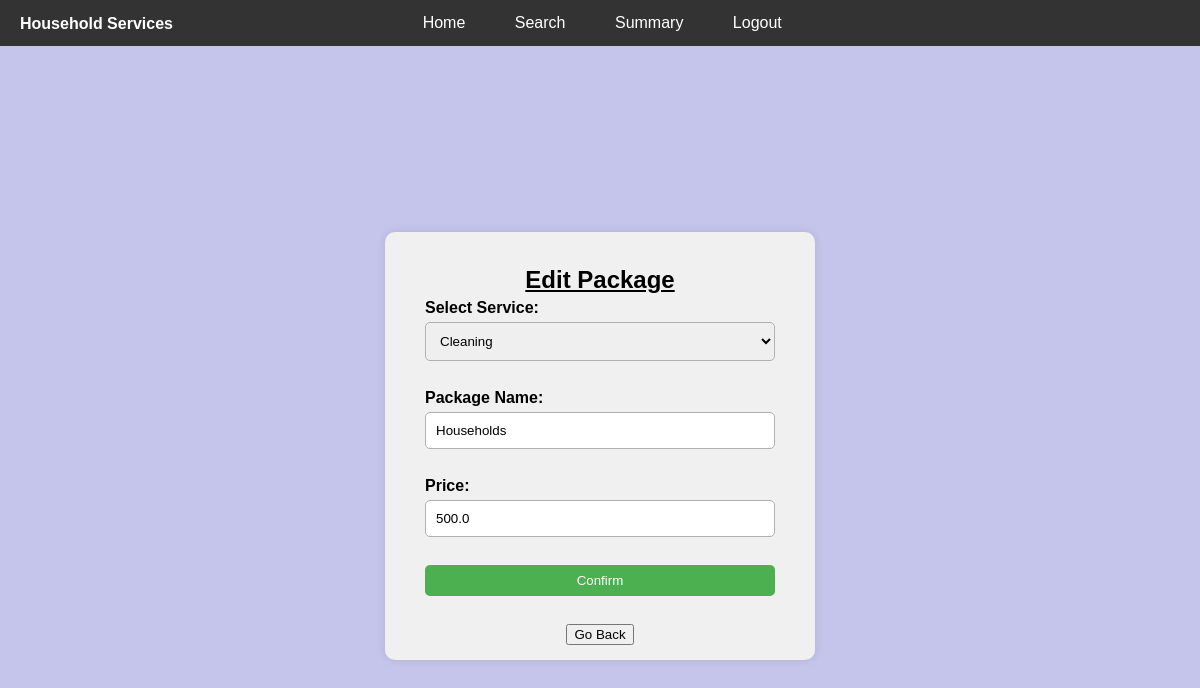
Screenshot of /admin/edit_package/1 (signed in) with the database file from the repository.
### backend/models.py (models this page shows)
class Package(db.Model):
    id = db.Column(db.Integer, primary_key=True)
    service_id = db.Column(db.Integer, db.ForeignKey('service.id'), nullable=False)
    package_name = db.Column(db.String(255), nullable=False)
    price = db.Column(db.Float, nullable=False)
    requests = db.relationship('ServiceRequest', backref=db.backref('package', uselist=False),cascade='all,delete')

class Service(db.Model):
    id = db.Column(db.Integer, primary_key=True)
    service_name = db.Column(db.String(100), nullable=False, unique=True)
    packages = db.relationship('Package', backref=db.backref('service', uselist=False), lazy=True, cascade='all,delete')
    professional = db.relationship('Professional', backref=db.backref('service', uselist=False), lazy=True, cascade='all,delete')

### backend/controllers.py (the view, shortened to what this page needs)
@app.route("/admin/edit_package/<int:package_id>", methods=["GET", "POST"])
def edit_package(package_id):
    if check_admin() == False:
        return redirect(url_for('home',msg="You are not logged in as an admin!"))
    package = Package.query.get(package_id)
    services = Service.query.all()
    if request.method == "GET":
        return render_template("edit_package.html", services=services, package=package)

### backend/controllers.py (called while the page is built)
def check_admin():
    if 'user_id' in session and session['role'] == 'admin':
        return True
    return False

### templates/edit_package.html (shortened to what this page needs)
{% extends "admin_layout.html" %}
{% block content %}
  <div class="edit-package">
    <div class="edit-package-container">
      <h2>Edit Package</h2>
      <form action="/admin/edit_package/{{ package.id }}" method="POST">
        <label for="service_id">Select Service:</label>
        <select id="service_id" name="service_id" required>
          {% for service in services %}
            <option value="{{ service.id }}" {% if service.id == package.service_id %}selected{% endif %}>
              {{ service.service_name }}
            </option>
          {% endfor %}
        </select>
        <br>
        <label for="package_name">Package Name:</label>
        <input type="text" id="package_name" name="package_name" value="{{ package.package_name }}" required>
        <br>
        <label for="price">Price:</label>
        <input type="number" id="price" name="price" step="0.01" value="{{ package.price }}" required>
        <br>
        <input type="submit" value="Confirm" class="green">
      </form>
      <br>
      <button onclick="window.location.href='/admin'">Go Back</button>
    </div>
  </div>
{% endblock %}

### static/styles/main.css (style rules this page uses)
body { font-family: Arial, sans-serif; background-color: #c5c5eb; margin: 0; display: flex; flex-direction: column; }
form { display: flex; flex-direction: column; width: 350px; }
label { margin-bottom: 5px; font-weight: bold; }
input, select { padding: 10px; margin-bottom: 10px; border: 1px solid #b0afaf; border-radius: 5px; }
h2 { text-decoration: underline; }
h2, h3 { margin-bottom: 5px; }
.green { padding: 8px 16px; background-color: #4CAF50; color: white; border: none; border-radius: 5px; cursor: pointer; }
.add-service, .edit-service, .add-package, .edit-package, .user-profile, .edit-profile { background-color: #c5c5eb; display: flex; flex-direction: column; align-items: center; justify-content: center; height: 100vh; }
.add-service-container, .edit-service-container, .add-package-container, .edit-package-container, .user-profile-container, .edit-profile-container { background-color: #f0f0f0; padding: 15px; border-radius: 10px; box-shadow: 0 0 10px rgba(0, 0, 0, 0.1); display: flex; flex-direction: column; align-items: center; width: 400px; }

### rows the page displays
Package: service_id "Cleaning", package_name "Households", price "500.0"
